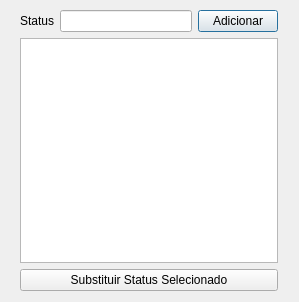
<?xml version="1.0" encoding="UTF-8"?>
<ui version="4.0">
 <class>cadastrostatus</class>
 <widget class="QDialog" name="cadastrostatus">
  <property name="geometry">
   <rect>
    <x>0</x>
    <y>0</y>
    <width>299</width>
    <height>302</height>
   </rect>
  </property>
  <property name="minimumSize">
   <size>
    <width>299</width>
    <height>302</height>
   </size>
  </property>
  <property name="windowTitle">
   <string>Cadastro de Status</string>
  </property>
  <widget class="QWidget" name="layoutWidget">
   <property name="geometry">
    <rect>
     <x>20</x>
     <y>10</y>
     <width>258</width>
     <height>281</height>
    </rect>
   </property>
   <layout class="QGridLayout" name="gridLayout">
    <item row="0" column="0">
     <layout class="QHBoxLayout" name="horizontalLayout">
      <item>
       <widget class="QLabel" name="label">
        <property name="text">
         <string>Status</string>
        </property>
       </widget>
      </item>
      <item>
       <widget class="QLineEdit" name="lineStatus"/>
      </item>
      <item>
       <widget class="QPushButton" name="Adicionar">
        <property name="text">
         <string>Adicionar</string>
        </property>
       </widget>
      </item>
     </layout>
    </item>
    <item row="2" column="0">
     <layout class="QHBoxLayout" name="horizontalLayout_2">
      <item>
       <widget class="QPushButton" name="botaoEditar">
        <property name="text">
         <string>Substituir Status Selecionado</string>
        </property>
       </widget>
      </item>
     </layout>
    </item>
    <item row="1" column="0">
     <widget class="QTableView" name="tableStatus">
      <property name="editTriggers">
       <set>QAbstractItemView::SelectedClicked</set>
      </property>
      <property name="alternatingRowColors">
       <bool>true</bool>
      </property>
      <property name="selectionMode">
       <enum>QAbstractItemView::SingleSelection</enum>
      </property>
      <property name="sortingEnabled">
       <bool>true</bool>
      </property>
     </widget>
    </item>
   </layout>
  </widget>
 </widget>
 <resources/>
 <connections/>
</ui>
